Frame 1 (no input): blank canvas, image omitted
Frame 60 (the mouse pressed at the canvas centre just before this capture): blank canvas, image omitted
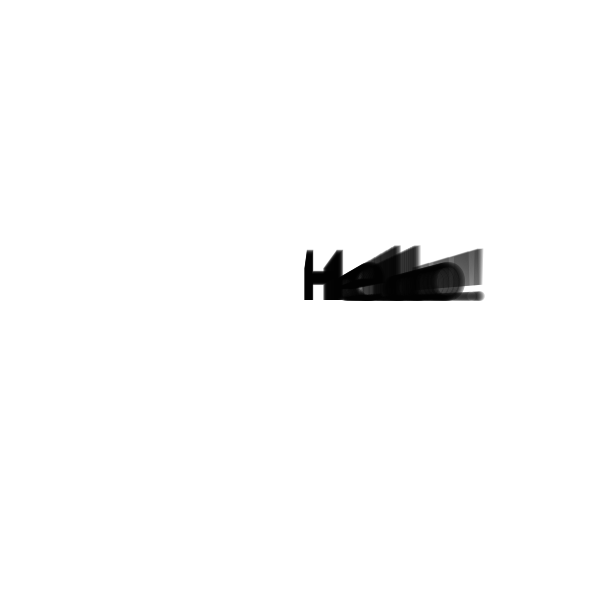
Frame 120 (the mouse held since frame 60 and released just before this capture)

The Processing sketch whose frames 1 and 60 were blank and that drew this single picture after the mouse press (run headless with seeded random() and noise(); from frame 60 on, the mouse is pressed at the canvas centre):

// Processing sketch: processing_149029
// ── processing_149029.pde

float scale = 1;

void setup()
{
  size(600, 600);
  background(255, 255, 255);
}


void draw()
{
  fill(0, 0, 0, 50);
  
  translate(mouseX, mouseY);
  textSize(48);
  
  if (mousePressed)
  {
     scale = scale + 0.01;
     scale(scale);
     text("Hello!", 0, 0);
  }

}
